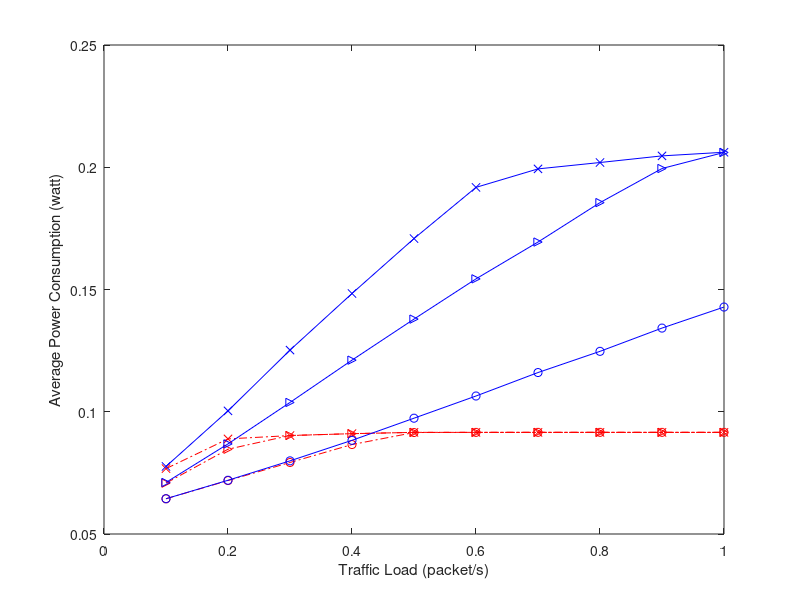

This figure's MATLAB source: (Note: this script raises an error after producing the figure.)
% Plot AEC: average energy consumption per node per second, chain topology, from 1hop - 10 hops
% frxed \xi = 14, src=(1,2,3), traffic load: 0.1:0.1:1
% PRI-basic, PRI-ASM (adaptive schedule maintaince)
basic_src_1=[0.064414698	0.071854441	0.079252345	0.086586233	0.091500086	0.091560816	0.091570628	0.091572886	0.091571888	0.09157339];
basic_src_2=[0.07080399	0.08467162	0.090297932	0.091028746	0.091569744	0.091568592	0.09157241	0.091576189	0.091573636	0.091569675];
basic_src_3=[0.076742617	0.088901957	0.090256535	0.091050509	0.091567095	0.091574036	0.091570745	0.091573525	0.091569044	0.091572561];
asm_src_1=[0.064434301	0.071977964	0.079918602	0.088317955	0.097362364	0.106440282	0.116036096	0.124707023	0.134221464	0.142823906];
asm_src_2=[0.071089402	0.086850413	0.103807173	0.12110722	0.137894255	0.15434869	0.169410601	0.185534383	0.199484334	0.206055935];
asm_src_3=[0.077641668	0.100360277	0.125218557	0.148360583	0.170822418	0.19177354	0.199329368	0.201938036	0.204650505	0.206133597];

figure;
hold off;
arrival_rate=0.1:0.1:1;
plot(arrival_rate,basic_src_1,'ro-.');
hold on;
plot(arrival_rate,basic_src_2,'r>-.');
plot(arrival_rate,basic_src_3,'rx-.');


plot(arrival_rate,asm_src_1,'bo-');
plot(arrival_rate,asm_src_2,'b>-');
plot(arrival_rate,asm_src_3,'bx-');

% set(gca,'XTick',0.05:0.05:0.5);
% set(gca,'XTickLabel',0.05:0.05:0.5);
%set(gca,'Xdir','reverse')

%axis([0.05 0.5 0.012 0.026]);
xlabel('Traffic Load (packet/s)');
ylabel('Average Power Consumption (watt)');
legend('PRI-basic, 1 src','PRI-basic, 2 srcs','PRI-basic, 3 srcs', ...
    'PRI-ASM, 1 src','PRI-ASM, 2 srcs','PRI-ASM, 3 srcs',2);
% grid on;